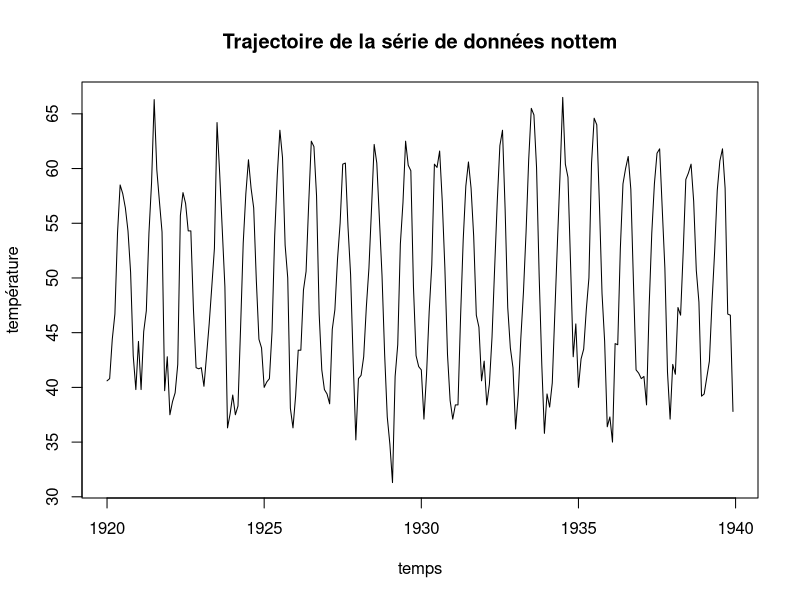
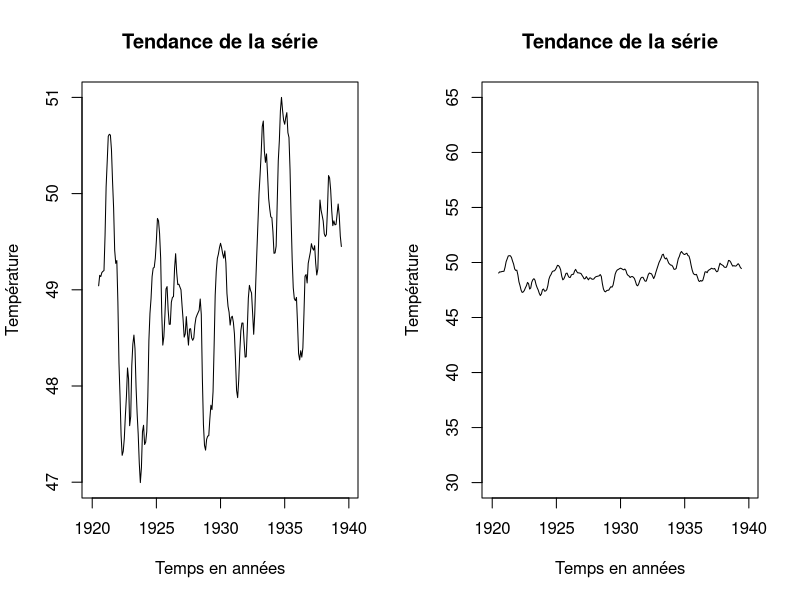
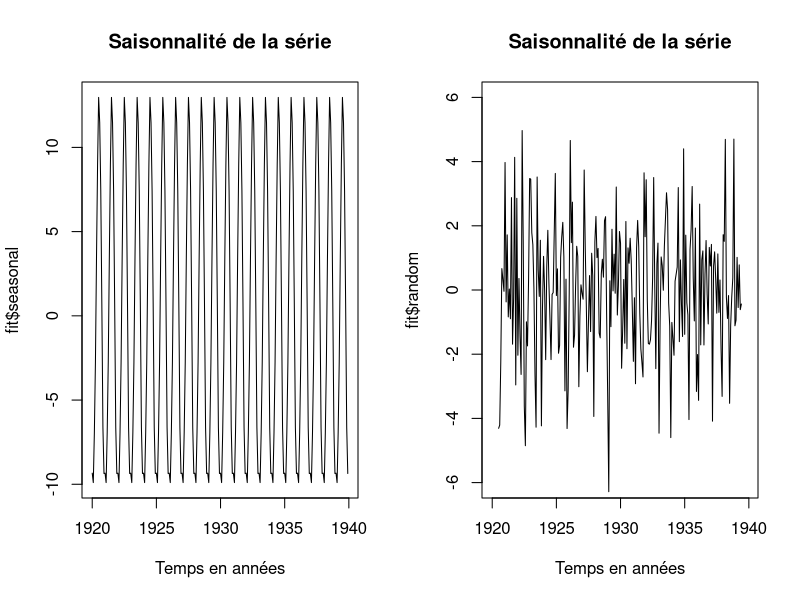
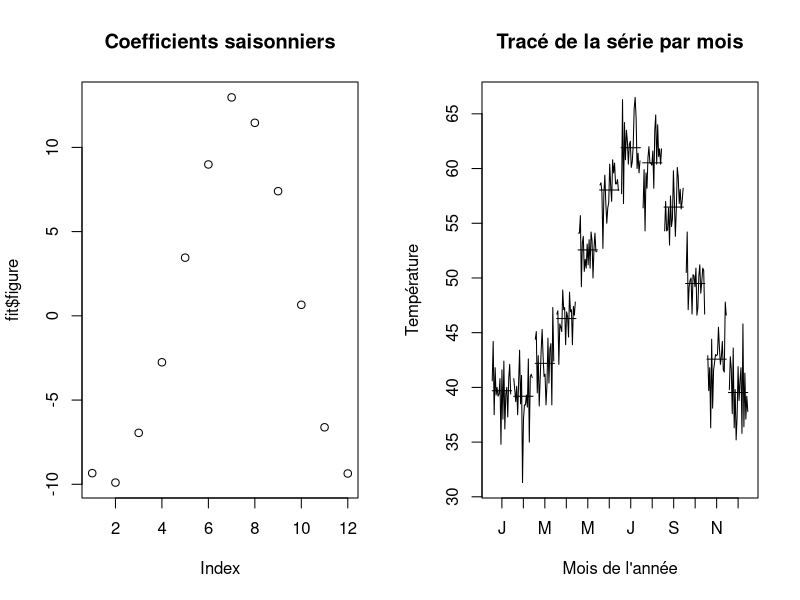
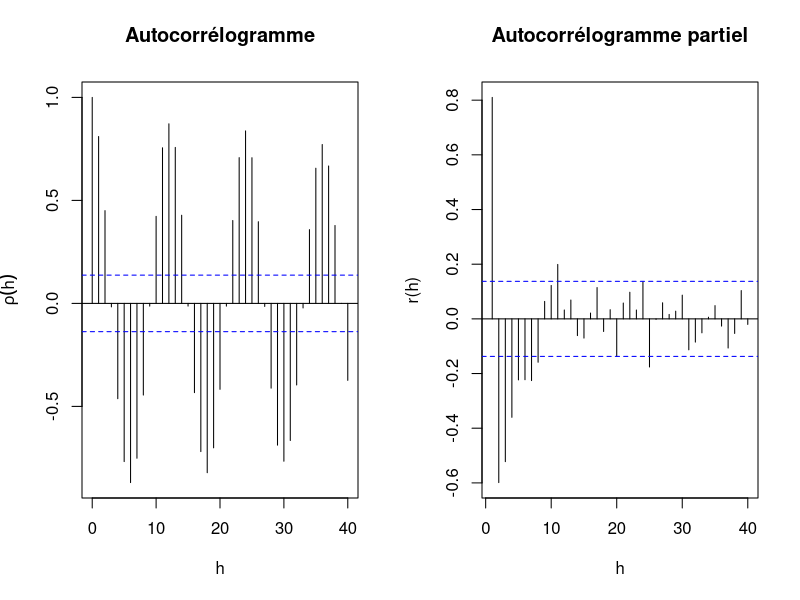
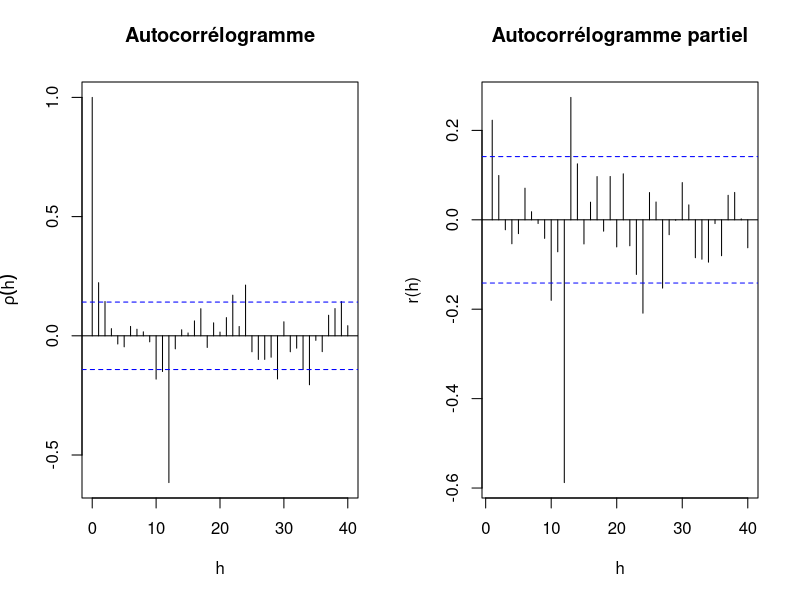
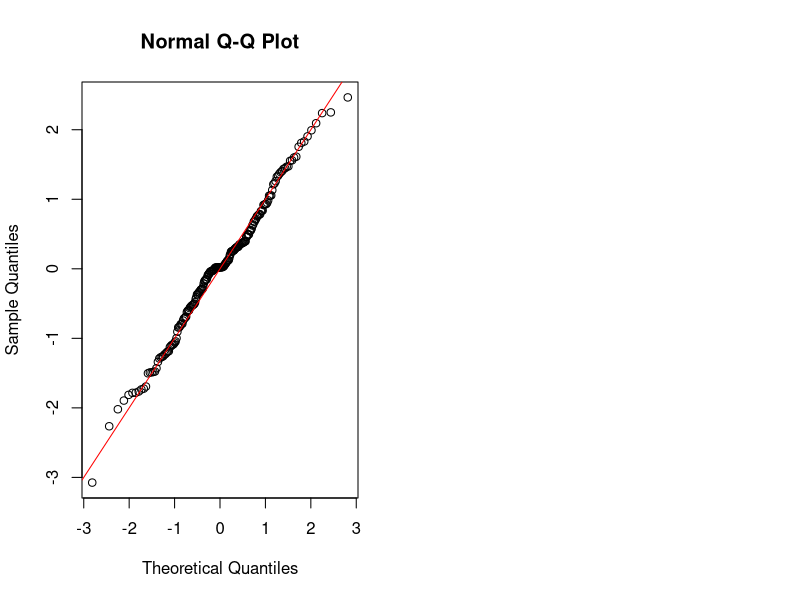
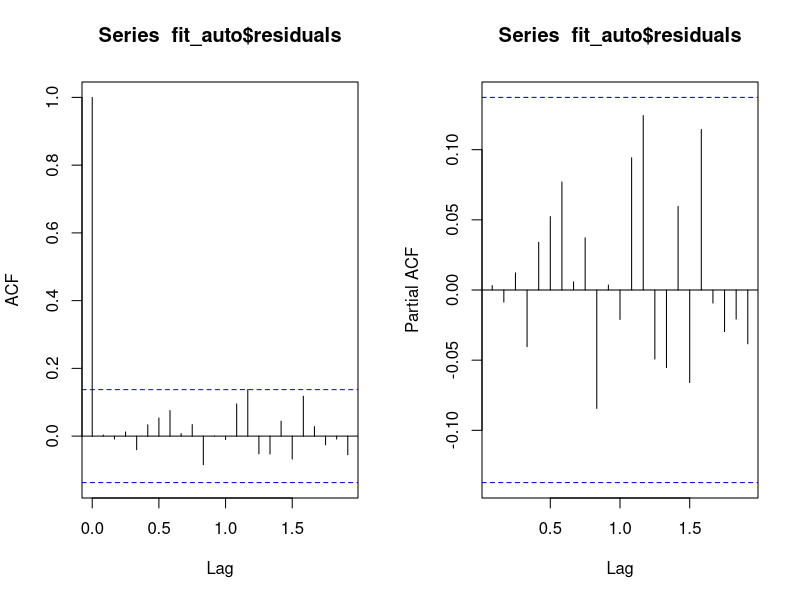

Here is the R script that generated these plots, in order:
## ---- chunk 1
knitr::opts_chunk$set(echo = TRUE)
## ---- chunk 2
data(nottem)
plot.ts(nottem,xlab='temps',ylab='température', main = "Trajectoire de la série de données nottem")
## ---- chunk 3
fit <- decompose(nottem)
par(mfrow = c(1, 2))
plot(fit$trend, ylab = "Température", xlab = "Temps en années", main = "Tendance de la série")
plot(fit$trend, ylab = "Température", xlab = "Temps en années",  main = "Tendance de la série", ylim = c(30,65))
## ---- chunk 4
plot(fit$seasonal, main = "Saisonnalité de la série", xlab = "Temps en années")
## ---- chunk 5
plot(fit$random, ylim = c(-6,6), main = "Saisonnalité de la série", xlab = "Temps en années")
mean(fit$random, na.rm = TRUE)
## ---- chunk 6
plot(fit$figure, main = "Coefficients saisonniers")
mean(fit$figure)
## ---- chunk 7
monthplot(nottem, xlab = "Mois de l'année", ylab = "Température", main = "Tracé de la série par mois")
## ---- chunk 8
nott_a <-  window(nottem, end=c(1936,12))
nott_v <- window(nottem, start=c(1937,1))
## ---- chunk 9
par(mfrow = c(1,2))
acf(ts(nott_a), type = "correlation", lag.max = 40, xlab = "h",
    ylab = expression(rho(h)), main = "Autocorrélogramme")
pacf(ts(nott_a), lag.max = 40, xlab = "h", ylab = "r(h)",
     main = "Autocorrélogramme partiel")
## ---- chunk 10
par(mfrow = c(1,2))
acf(diff(ts(nott_a),12), type = "correlation", lag.max = 40, xlab = "h",
    ylab = expression(rho(h)), main = "Autocorrélogramme")
pacf(diff(ts(nott_a),12), lag.max = 40, xlab = "h", ylab = "r(h)",
     main = "Autocorrélogramme partiel")
## ---- chunk 11
library(forecast)

fitm <- arima(nott_a,order = c(1, 0, 0),
              seasonal = list(order = c(2, 1, 0), period = 12))
summary(fitm)

fitm <- Arima(nott_a,order = c(1, 0, 0),
              seasonal = list(order = c(2, 1, 0), period = 12),
              include.drift = TRUE)
summary(fitm)
## ---- chunk 12
Box.test(fitm$residuals, lag = c(5))
Box.test(fitm$residuals, lag = c(10))
Box.test(fitm$residuals, lag = c(15))
Box.test(fitm$residuals, lag = c(20))
## ---- chunk 13
qqnorm(fitm$residuals/sqrt(fitm$sigma2))
abline(a = 0, b = 1, col = "red")

shapiro.test(fitm$residuals)
## ---- chunk 14
fitm2 <- Arima(nott_a,order = c(1, 0, 0),
              seasonal = list(order = c(2, 1, 1), period = 12),
              include.drift = TRUE)
summary(fitm2)
## ---- chunk 15
fit_auto <- auto.arima(nott_a, d = 0, D = 1, max.p = 2, max.q = 2, seasonal = TRUE)
summary(fit_auto)
## ---- chunk 16
par(mfrow = c(1, 2))
acf(fit_auto$residuals)
pacf(fit_auto$residuals)
## ---- chunk 17
pred.sarima <- forecast(fitm, h = 36)
## ---- chunk 18
plot(pred.sarima, main = "Prévision de 1937 à 1939")
points(nott_v, col = "darkgreen", lwd = 2, type = "l", ylab = "Température", xlab = "Temps en années")
## ---- chunk 19
tnupp <- ts(pred.sarima$upper[,1], start = c(1937, 1), frequency = 12)
tnlow <- ts(pred.sarima$lower[,1], start = c(1937, 1), frequency = 12)

plot(window(pred.sarima$mean, start = c(1937, 1)), col = "darkblue", lwd = 2,
     main = "Prévision de 1937 à 1939", xlab =  "Temps en années", ylab ="Température")
points(nott_v, col = "darkgreen", lwd = 2, type = "l")
points(tnupp, col = "darkblue", lty = 2, type = "l")
points(tnlow, col = "darkblue", lty = 2, type = "l")
## ---- chunk 20
plot(tnupp - tnlow, type = "o", xlab = "Temps en années")
## ---- chunk 21
h <- 36

EQM1 <- (1/h)*(sum((nott_v - forecast(fitm, h)$mean)^2))
EQM2 <- (1/h)*(sum((nott_v - forecast(fitm2, h)$mean)^2))
EQM3 <- (1/h)*(sum((nott_v - forecast(fit_auto, h)$mean)^2))

EQM1; EQM2; EQM3
